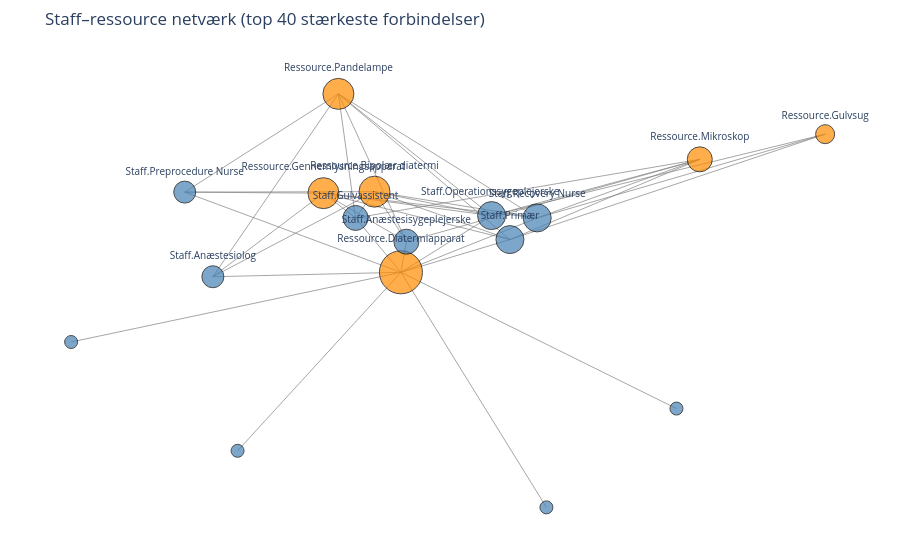

Here is the notebook cell this chart was saved with:
### Code cell
import networkx as nx
import plotly.graph_objects as go

# 1. Vælg de stærkeste forbindelser
top_edges = sorted(edge_weights.items(), key=lambda x: x[1], reverse=True)[:40]

G_small = nx.Graph()
for (s, r), w in top_edges:
    G_small.add_edge(s, r, weight=w)

# 2. Layout
pos = nx.spring_layout(G_small, seed=42)

# 3. Edge trace
edge_x = []
edge_y = []

for u, v in G_small.edges():
    x0, y0 = pos[u]
    x1, y1 = pos[v]
    edge_x += [x0, x1, None]
    edge_y += [y0, y1, None]

edge_trace = go.Scatter(
    x=edge_x,
    y=edge_y,
    mode="lines",
    hoverinfo="none",
    line=dict(width=0.7, color="gray")
)

# 4. Node trace
node_x = []
node_y = []
node_text = []
node_color = []
node_size = []

for node in G_small.nodes():
    x, y = pos[node]
    node_x.append(x)
    node_y.append(y)

    degree = G_small.degree(node)

    if "Staff" in node:
        node_color.append("steelblue")
    else:
        node_color.append("darkorange")

    node_size.append(10 + degree * 3)
    node_text.append(f"{node}<br>Degree: {degree}")

node_trace = go.Scatter(
    x=node_x,
    y=node_y,
    mode="markers+text",
    hoverinfo="text",
    text=[n if G_small.degree(n) >= 2 else "" for n in G_small.nodes()],
    textposition="top center",
    textfont=dict(size=10),
    marker=dict(
        color=node_color,
        size=node_size,
        line=dict(width=1, color="black")
    ),
    hovertext=node_text
)

# 5. Figur
fig = go.Figure(
    data=[edge_trace, node_trace],
    layout=go.Layout(
        title="Staff–ressource netværk (top 40 stærkeste forbindelser)",
        showlegend=False,
        hovermode="closest",
        margin=dict(l=20, r=20, t=50, b=20),
        xaxis=dict(showgrid=False, zeroline=False, showticklabels=False),
        yaxis=dict(showgrid=False, zeroline=False, showticklabels=False),
        plot_bgcolor="white"
    )
)

fig.show()

### Figure 1 — Plotly figure (JSON) as saved in the notebook; plotly's stock layout.template omitted (floating-point values rounded to 4 significant figures)
{"data": [{"hoverinfo": "none", "line": {"color": "gray", "width": 0.7}, "mode": "lines", "type": "scatter", "x": [0.158, -0.04023, null, 0.158, -0.08829, null, 0.158, -0.1811, null, 0.158, -0.1539, null, 0.158, 0.5032, null, 0.158, 0.7312, null, -0.04023, 0.1246, null, -0.04023, -0.1228, null, -0.04023, -0.03034, null, -0.04023, -0.3823, null, -0.04023, 0.2076, null, -0.04023, -0.4334, null, -0.04023, -0.64, null, -0.04023, 0.4608, null, -0.04023, -0.3373, null, -0.04023, 0.2244, null, 0.1246, -0.08829, null, 0.1246, -0.1811, null, 0.1246, -0.1539, null, 0.1246, 0.5032, null, 0.1246, 0.7312, null, -0.1228, -0.08829, null, -0.1228, -0.1811, null, -0.1228, -0.1539, null, -0.1228, 0.5032, null, -0.03034, -0.08829, null, -0.03034, -0.1811, null, -0.03034, -0.1539, null, -0.03034, 0.5032, null, -0.3823, -0.08829, null, -0.3823, -0.1811, null, -0.3823, -0.1539, null, 0.2076, -0.08829, null, 0.2076, -0.1811, null, 0.2076, -0.1539, null, 0.2076, 0.5032, null, 0.2076, 0.7312, null, -0.08829, -0.4334, null, -0.4334, -0.1811, null, -0.4334, -0.1539, null], "y": [0.06597, -0.06424, null, 0.06597, 0.2568, null, 0.06597, 0.2508, null, 0.06597, 0.6461, null, 0.06597, 0.3855, null, 0.06597, 0.4856, null, -0.06424, 0.1615, null, -0.06424, 0.1522, null, -0.06424, 0.05762, null, -0.06424, -0.08187, null, -0.06424, 0.1522, null, -0.06424, 0.255, null, -0.06424, -0.3417, null, -0.06424, -0.6066, null, -0.06424, -0.7748, null, -0.06424, -1, null, 0.1615, 0.2568, null, 0.1615, 0.2508, null, 0.1615, 0.6461, null, 0.1615, 0.3855, null, 0.1615, 0.4856, null, 0.1522, 0.2568, null, 0.1522, 0.2508, null, 0.1522, 0.6461, null, 0.1522, 0.3855, null, 0.05762, 0.2568, null, 0.05762, 0.2508, null, 0.05762, 0.6461, null, 0.05762, 0.3855, null, -0.08187, 0.2568, null, -0.08187, 0.2508, null, -0.08187, 0.6461, null, 0.1522, 0.2568, null, 0.1522, 0.2508, null, 0.1522, 0.6461, null, 0.1522, 0.3855, null, 0.1522, 0.4856, null, 0.2568, 0.255, null, 0.255, 0.2508, null, 0.255, 0.6461, null]}, {"hoverinfo": "text", "hovertext": ["Staff.Primær<br>Degree: 6", "Ressource.Diatermiapparat<br>Degree: 11", "Staff.Operationssygeplejerske <br>Degree: 6", "Staff.Gulvassistent<br>Degree: 5", "Staff.Anæstesisygeplejerske<br>Degree: 5", "Staff.Anæstesiolog<br>Degree: 4", "Staff.Recovery Nurse<br>Degree: 6", "Ressource.Bipolær diatermi<br>Degree: 7", "Staff.Preprocedure Nurse<br>Degree: 4", "Ressource.Gennemlysningsapparat<br>Degree: 7", "Staff.Assistent<br>Degree: 1", "Staff.Læge<br>Degree: 1", "Ressource.Pandelampe<br>Degree: 7", "Staff.Anæstesisygeplejerske under oplæring<br>Degree: 1", "Ressource.Mikroskop<br>Degree: 5", "Staff.Ekstra primær kirurg<br>Degree: 1", "Ressource.Gulvsug<br>Degree: 3"], "marker": {"color": ["steelblue", "darkorange", "steelblue", "steelblue", "steelblue", "steelblue", "steelblue", "darkorange", "steelblue", "darkorange", "steelblue", "steelblue", "darkorange", "steelblue", "darkorange", "steelblue", "darkorange"], "line": {"color": "black", "width": 1}, "size": [28, 43, 28, 25, 25, 22, 28, 31, 22, 31, 13, 13, 31, 13, 25, 13, 19]}, "mode": "markers+text", "text": ["Staff.Primær", "Ressource.Diatermiapparat", "Staff.Operationssygeplejerske ", "Staff.Gulvassistent", "Staff.Anæstesisygeplejerske", "Staff.Anæstesiolog", "Staff.Recovery Nurse", "Ressource.Bipolær diatermi", "Staff.Preprocedure Nurse", "Ressource.Gennemlysningsapparat", "", "", "Ressource.Pandelampe", "", "Ressource.Mikroskop", "", "Ressource.Gulvsug"], "textfont": {"size": 10}, "textposition": "top center", "type": "scatter", "x": [0.158, -0.04023, 0.1246, -0.1228, -0.03034, -0.3823, 0.2076, -0.08829, -0.4334, -0.1811, -0.64, 0.4608, -0.1539, -0.3373, 0.5032, 0.2244, 0.7312], "y": [0.06597, -0.06424, 0.1615, 0.1522, 0.05762, -0.08187, 0.1522, 0.2568, 0.255, 0.2508, -0.3417, -0.6066, 0.6461, -0.7748, 0.3855, -1, 0.4856]}], "layout": {"hovermode": "closest", "margin": {"b": 20, "l": 20, "r": 20, "t": 50}, "plot_bgcolor": "white", "showlegend": false, "title": {"text": "Staff–ressource netværk (top 40 stærkeste forbindelser)"}, "xaxis": {"showgrid": false, "showticklabels": false, "zeroline": false}, "yaxis": {"showgrid": false, "showticklabels": false, "zeroline": false}}}
